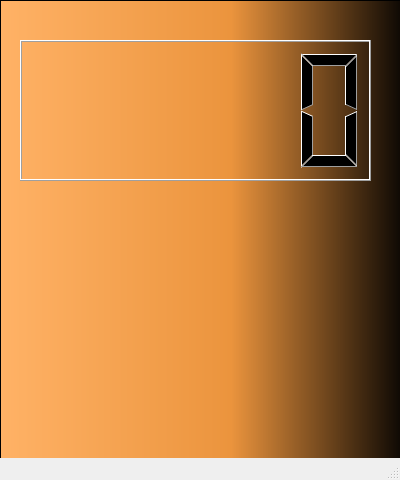
<?xml version="1.0" encoding="UTF-8"?>
<ui version="4.0">
 <class>MainWindow</class>
 <widget class="QMainWindow" name="MainWindow">
  <property name="geometry">
   <rect>
    <x>0</x>
    <y>0</y>
    <width>400</width>
    <height>480</height>
   </rect>
  </property>
  <property name="minimumSize">
   <size>
    <width>400</width>
    <height>480</height>
   </size>
  </property>
  <property name="maximumSize">
   <size>
    <width>400</width>
    <height>480</height>
   </size>
  </property>
  <property name="windowTitle">
   <string>MainWindow</string>
  </property>
  <widget class="QWidget" name="centralwidget">
   <widget class="QLCDNumber" name="lcdNumber">
    <property name="geometry">
     <rect>
      <x>20</x>
      <y>40</y>
      <width>351</width>
      <height>141</height>
     </rect>
    </property>
   </widget>
   <widget class="QLabel" name="label">
    <property name="geometry">
     <rect>
      <x>26</x>
      <y>242</y>
      <width>341</width>
      <height>111</height>
     </rect>
    </property>
    <property name="font">
     <font>
      <family>Miriam CLM</family>
      <pointsize>20</pointsize>
      <weight>75</weight>
      <bold>true</bold>
     </font>
    </property>
    <property name="text">
     <string/>
    </property>
    <property name="alignment">
     <set>Qt::AlignCenter</set>
    </property>
   </widget>
   <widget class="QFrame" name="frame">
    <property name="geometry">
     <rect>
      <x>0</x>
      <y>0</y>
      <width>420</width>
      <height>500</height>
     </rect>
    </property>
    <property name="styleSheet">
     <string notr="true">background-color: qlineargradient(spread:pad, x1:0, y1:0, x2:1, y2:0, stop:0 rgba(255, 178, 102, 255), stop:0.55 rgba(235, 148, 61, 255), stop:0.98 rgba(0, 0, 0, 255), stop:1 rgba(0, 0, 0, 0));</string>
    </property>
    <property name="frameShape">
     <enum>QFrame::StyledPanel</enum>
    </property>
    <property name="frameShadow">
     <enum>QFrame::Raised</enum>
    </property>
   </widget>
   <zorder>frame</zorder>
   <zorder>lcdNumber</zorder>
   <zorder>label</zorder>
  </widget>
  <widget class="QStatusBar" name="statusbar"/>
 </widget>
 <resources/>
 <connections/>
</ui>
